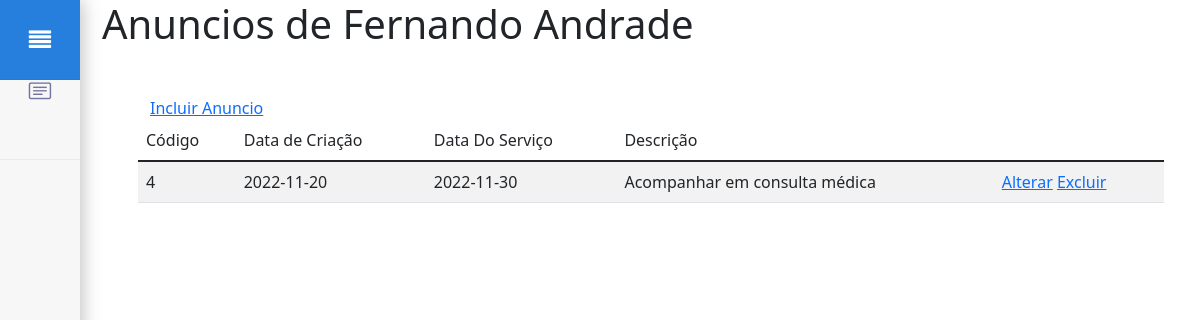
Page /admin/index.php?page=listagem_Anuncios.php&id=101&nome=Fernando Andrade on the committed database.
### tables this page shows
CREATE TABLE `anuncios` (
  `IdAnuncio` int(11) NOT NULL,
  `FkIdClienteCriadorInAnuncios` int(11) DEFAULT NULL,
  `FkIdFormaDePagamentoInAnuncios` int(11) DEFAULT NULL,
  `DataDeCriacao` date DEFAULT NULL,
  `DataServico` date DEFAULT NULL,
  `Aberto` tinyint(1) DEFAULT NULL,
  `DescricaoAnuncio` varchar(300) DEFAULT NULL,
  `FkIdPacienteInAnuncios` int(11) DEFAULT NULL
);

### admin/listagem_Anuncios.php (the view, shortened to what this page needs)
<?php include "config.php";
$IdCliente = $_GET['id'];
$ClienteNome = $_GET['nome'];
?>
<h1>Anuncios de <?php echo $ClienteNome;?></h1>
<div class="container px-4 px-lg-5 mt-5">
  <div class="row">
    <a href="./index.php?page=incluir/Anuncio_incluir.php&id=<?php echo $IdCliente?>&nome=<?php echo $ClienteNome;?>">Incluir Anuncio</a>
    <table class="table table-striped">
      <thead class="thead-dark">
        <td>Código</td>
        <td>Data de Criação</td>
        <td>Data Do Serviço</td>
        <td>Descrição</td>
      </thead>
      <?php
      $conn = Conectar();
      $query = "SELECT * FROM anuncios where FkIdClienteCriadorInAnuncios = $IdCliente
      order by FkIdClienteCriadorInAnuncios";
      $result = $conn->query($query);
      if ($result->num_rows > 0) {
        while ($row = $result->fetch_assoc()) {
      ?>
          <tr>
            <td><?php echo $row['IdAnuncio']; ?></td>
            <td><?php echo $row['DataDeCriacao']; ?></td>
            <td><?php echo $row['DataServico']; ?></td>
            <td><?php echo $row['DescricaoAnuncio'];?></td>
            <td>
              <a href="./index.php?page=excluir/Anuncio_Excluir.php&acao=Alterar&id=<?php echo $row['IdAnuncio'];?>">Alterar</a>
              <a href="./index.php?page=excluir/Anuncio_Excluir.php&acao=excluir&id=<?php echo $row['IdAnuncio'];?>">Excluir</a>
            </td>
          </tr>
          <?php }}
           ?>
    </table>
  </div>
</div>

### rows in the picture
anuncios: IdAnuncio "4", DataDeCriacao "2022-11-20", DataServico "2022-11-30", DescricaoAnuncio "Acompanhar em consulta médica"
